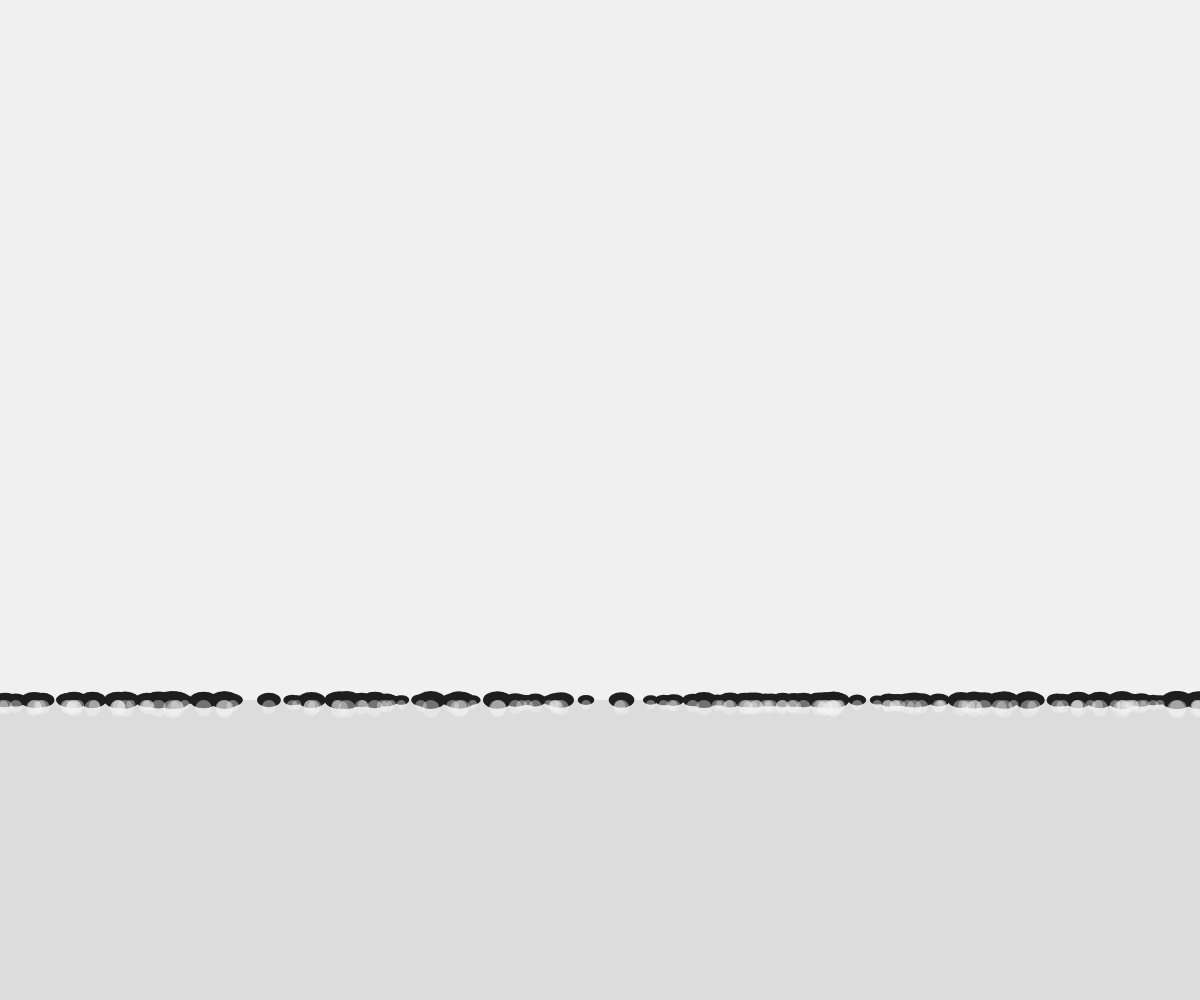
Frame 1 (no input)
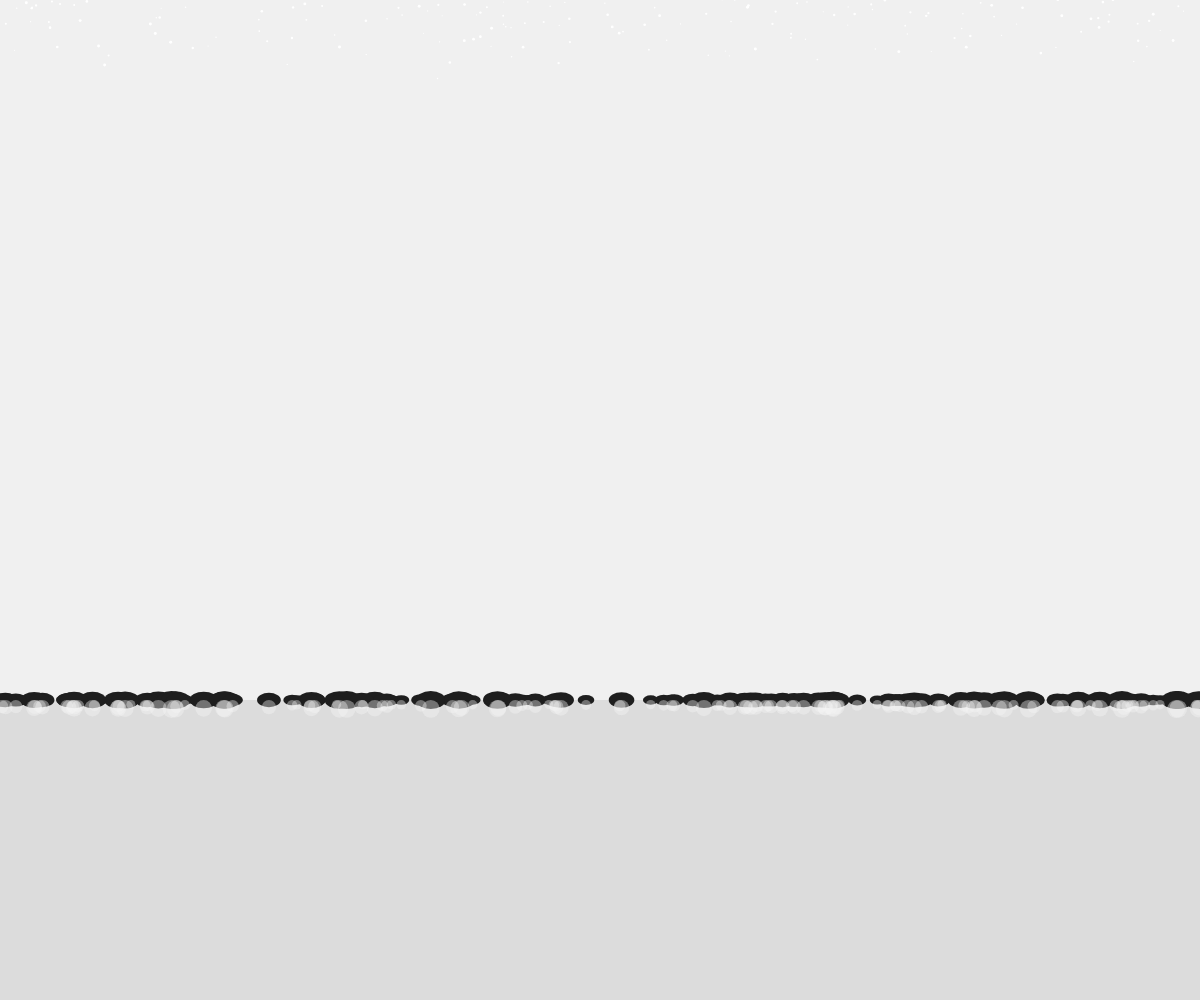
Frame 60 (no input)
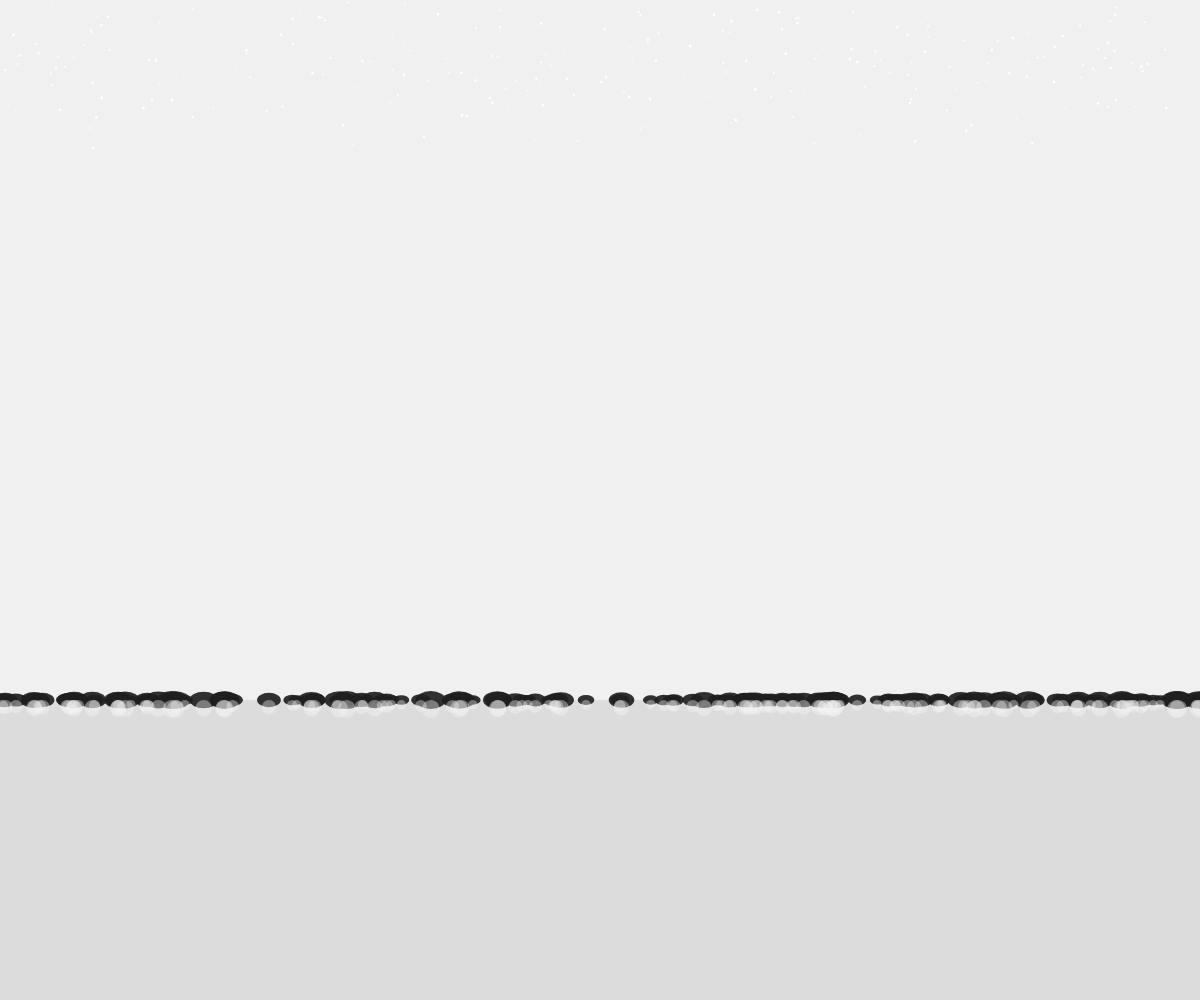
Frame 120 (the mouse pressed at the canvas centre since frame 60)

The p5.js sketch that drew these frames (run headless with seeded random() and noise() and a simulated clock; from frame 60 on, the mouse is pressed at the canvas centre):

// p5.js sketch
// ── sketch.js
let footprints = [];
let snowflakes = [];
let footprintDensity = 150;
let snowflakeCount = 300;
let groundY;

function setup() {
  createCanvas(windowWidth, windowHeight);
  groundY = height * 0.7;
  
  // Create initial footprints
  for (let i = 0; i < footprintDensity; i++) {
    footprints.push({
      x: random(width),
      y: groundY,
      size: random(15, 30),
      opacity: 255,
      age: 0
    });
  }
  
  // Create snowflakes
  for (let i = 0; i < snowflakeCount; i++) {
    snowflakes.push({
      x: random(width),
      y: random(-100, -10),
      size: random(1, 3),
      speed: random(0.5, 1.5),
      sway: random(-0.5, 0.5),
      swaySpeed: random(0.01, 0.03),
      swayOffset: random(TWO_PI)
    });
  }
}

function draw() {
  background(240);
  
  // Draw ground
  fill(220);
  noStroke();
  rect(0, groundY, width, height - groundY);
  
  // Update and display footprints
  for (let i = 0; i < footprints.length; i++) {
    let fp = footprints[i];
    fp.age += 0.01;
    
    // Gradually fade the footprint
    if (fp.age > 1) {
      fp.opacity -= 1;
      if (fp.opacity <= 0) {
        fp.opacity = 0;
      }
    }
    
    // Draw footprint
    fill(30, fp.opacity);
    noStroke();
    ellipse(fp.x, fp.y, fp.size, fp.size * 0.6);
  }
  
  // Update and display snowflakes
  for (let i = 0; i < snowflakes.length; i++) {
    let flake = snowflakes[i];
    
    // Move snowflake down
    flake.y += flake.speed;
    
    // Add some horizontal sway
    flake.x += sin(flake.swayOffset + frameCount * flake.swaySpeed) * flake.sway;
    
    // Reset if it goes off screen
    if (flake.y > height + 10) {
      flake.y = random(-10, -100);
      flake.x = random(width);
    }
    
    // Draw snowflake
    fill(255);
    noStroke();
    ellipse(flake.x, flake.y, flake.size, flake.size);
  }
  
  // Accumulate snow on footprints
  for (let i = 0; i < footprints.length; i++) {
    let fp = footprints[i];
    
    if (fp.opacity > 0) {
      // Snow accumulation effect - create a small snow pile around each footprint
      fill(245, 245, 245, 100);
      noStroke();
      
      // Draw snow pile
      let snowRadius = fp.size * 0.3;
      ellipse(fp.x, fp.y + snowRadius, snowRadius * 2, snowRadius * 2);
    }
  }
}

function windowResized() {
  resizeCanvas(windowWidth, windowHeight);
  groundY = height * 0.7;
}
